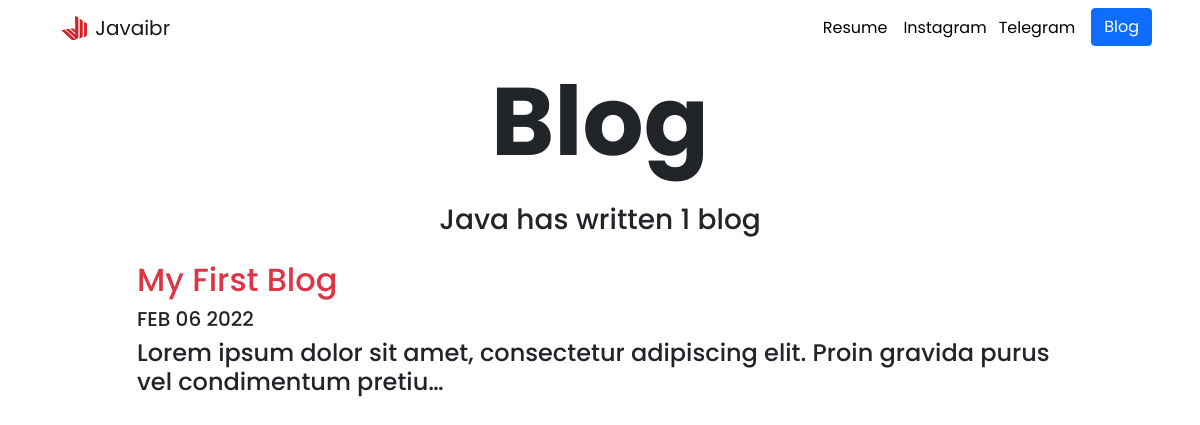
Screenshot of /blog/ with the database file from the repository.
### blog/models.py (models this page shows, shortened)
class Bloging(models.Model):
    title = models.CharField(max_length=200)
    date = models.DateField(auto_now=False)
    description = models.TextField(max_length=1250)

### blog/views.py (the view)
# urls.py: path('', views.all_blogs, name="all_blogs"),
def all_blogs(request):
    blogs = Bloging.objects.order_by('-date')
    return render(request, 'blog/all_blogs.html',  {'blogs': blogs})

### blog/templates/blog/all_blogs.html
{% extends 'portfolio/base.html' %}
{% block content %}
<h1 id="blogtitle" class="font-weight-bold text-center mt-2"><b>Blog</b></h1>
<h3 class="font-weight-bold text-center pt-3 mb-4">Java has written {{blogs.count}} blog{{ blogs.count|pluralize }}</h3>
{% for blog in blogs %}
<div class="row justify-content-center my-3">
  <div class="col-md-10">
    <a class="text-decoration-none text-danger" href="{% url 'blog:detail' blog.id %}">
      <h2>{{ blog.title }}</h2>
    </a>
    <h5 class="text-seсondary">{{ blog.date|date:'M d Y'|upper }}</h5>
    <h4>{{ blog.description|striptags|truncatechars:100 }}</h4>
  </div>
</div>
{% endfor %}
{% endblock %}

### portfolio/static/portfolio/custom.css (style rules this page uses)
body { font-family: 'Poppins', sans-serif; }
#blogtitle { font-size: 6rem; }

### rows the page displays
Bloging: title "My First Blog", date "FEB 06 2022", description "Lorem ipsum dolor sit amet, consectetur adipiscing elit. Proin gravida purus vel condimentum pretiu…"

### other values shown
{{ blogs.count }} "1"
